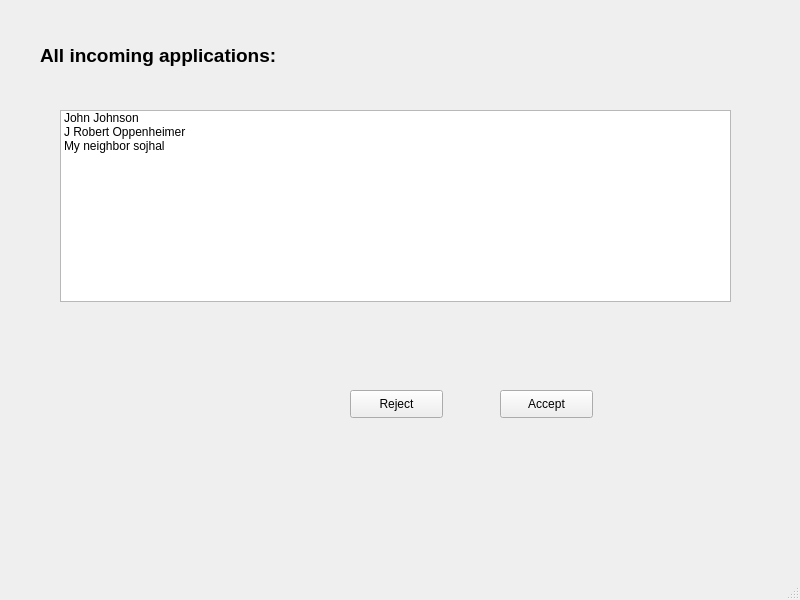
<?xml version="1.0" encoding="UTF-8"?>
<ui version="4.0">
 <class>MainWindow</class>
 <widget class="QMainWindow" name="MainWindow">
  <property name="geometry">
   <rect>
    <x>0</x>
    <y>0</y>
    <width>800</width>
    <height>600</height>
   </rect>
  </property>
  <property name="windowTitle">
   <string>MainWindow</string>
  </property>
  <widget class="QWidget" name="centralwidget">
   <widget class="QLabel" name="label">
    <property name="geometry">
     <rect>
      <x>40</x>
      <y>40</y>
      <width>341</width>
      <height>31</height>
     </rect>
    </property>
    <property name="text">
     <string>&lt;html&gt;&lt;head/&gt;&lt;body&gt;&lt;p&gt;&lt;span style=&quot; font-size:14pt; font-weight:600;&quot;&gt;All incoming applications:&lt;/span&gt;&lt;/p&gt;&lt;/body&gt;&lt;/html&gt;</string>
    </property>
   </widget>
   <widget class="QListWidget" name="listWidget">
    <property name="geometry">
     <rect>
      <x>60</x>
      <y>110</y>
      <width>671</width>
      <height>192</height>
     </rect>
    </property>
    <item>
     <property name="text">
      <string>John Johnson</string>
     </property>
    </item>
    <item>
     <property name="text">
      <string>J Robert Oppenheimer</string>
     </property>
    </item>
    <item>
     <property name="text">
      <string>My neighbor sojhal</string>
     </property>
    </item>
   </widget>
   <widget class="QPushButton" name="pushButton">
    <property name="geometry">
     <rect>
      <x>350</x>
      <y>390</y>
      <width>93</width>
      <height>28</height>
     </rect>
    </property>
    <property name="text">
     <string>Reject</string>
    </property>
   </widget>
   <widget class="QPushButton" name="pushButton_2">
    <property name="geometry">
     <rect>
      <x>500</x>
      <y>390</y>
      <width>93</width>
      <height>28</height>
     </rect>
    </property>
    <property name="text">
     <string>Accept</string>
    </property>
   </widget>
  </widget>
  <widget class="QMenuBar" name="menubar">
   <property name="geometry">
    <rect>
     <x>0</x>
     <y>0</y>
     <width>800</width>
     <height>26</height>
    </rect>
   </property>
  </widget>
  <widget class="QStatusBar" name="statusbar"/>
 </widget>
 <resources/>
 <connections/>
</ui>
